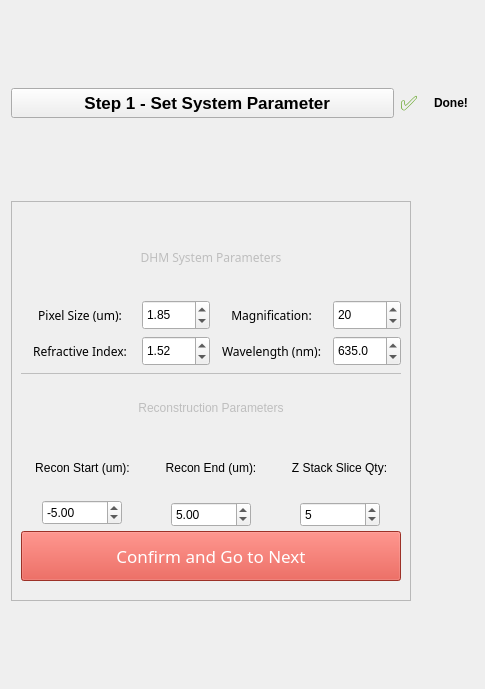
<?xml version="1.0" encoding="UTF-8"?>
<ui version="4.0">
 <class>Form</class>
 <widget class="QWidget" name="Form">
  <property name="geometry">
   <rect>
    <x>0</x>
    <y>0</y>
    <width>485</width>
    <height>689</height>
   </rect>
  </property>
  <property name="minimumSize">
   <size>
    <width>0</width>
    <height>20</height>
   </size>
  </property>
  <property name="windowTitle">
   <string>Form</string>
  </property>
  <layout class="QGridLayout" name="mainLayout">
   <item row="0" column="1">
    <widget class="QLabel" name="label_check">
     <property name="enabled">
      <bool>true</bool>
     </property>
     <property name="maximumSize">
      <size>
       <width>28</width>
       <height>16777215</height>
      </size>
     </property>
     <property name="palette">
      <palette>
       <active>
        <colorrole role="WindowText">
         <brush brushstyle="SolidPattern">
          <color alpha="255">
           <red>78</red>
           <green>154</green>
           <blue>6</blue>
          </color>
         </brush>
        </colorrole>
        <colorrole role="Button">
         <brush brushstyle="SolidPattern">
          <color alpha="255">
           <red>78</red>
           <green>154</green>
           <blue>6</blue>
          </color>
         </brush>
        </colorrole>
        <colorrole role="Light">
         <brush brushstyle="SolidPattern">
          <color alpha="255">
           <red>117</red>
           <green>231</green>
           <blue>9</blue>
          </color>
         </brush>
        </colorrole>
        <colorrole role="Midlight">
         <brush brushstyle="SolidPattern">
          <color alpha="255">
           <red>97</red>
           <green>192</green>
           <blue>7</blue>
          </color>
         </brush>
        </colorrole>
        <colorrole role="Dark">
         <brush brushstyle="SolidPattern">
          <color alpha="255">
           <red>39</red>
           <green>77</green>
           <blue>3</blue>
          </color>
         </brush>
        </colorrole>
        <colorrole role="Mid">
         <brush brushstyle="SolidPattern">
          <color alpha="255">
           <red>52</red>
           <green>103</green>
           <blue>4</blue>
          </color>
         </brush>
        </colorrole>
        <colorrole role="Text">
         <brush brushstyle="SolidPattern">
          <color alpha="255">
           <red>78</red>
           <green>154</green>
           <blue>6</blue>
          </color>
         </brush>
        </colorrole>
        <colorrole role="BrightText">
         <brush brushstyle="SolidPattern">
          <color alpha="255">
           <red>255</red>
           <green>255</green>
           <blue>255</blue>
          </color>
         </brush>
        </colorrole>
        <colorrole role="ButtonText">
         <brush brushstyle="SolidPattern">
          <color alpha="255">
           <red>0</red>
           <green>0</green>
           <blue>0</blue>
          </color>
         </brush>
        </colorrole>
        <colorrole role="Base">
         <brush brushstyle="SolidPattern">
          <color alpha="255">
           <red>255</red>
           <green>255</green>
           <blue>255</blue>
          </color>
         </brush>
        </colorrole>
        <colorrole role="Window">
         <brush brushstyle="SolidPattern">
          <color alpha="255">
           <red>78</red>
           <green>154</green>
           <blue>6</blue>
          </color>
         </brush>
        </colorrole>
        <colorrole role="Shadow">
         <brush brushstyle="SolidPattern">
          <color alpha="255">
           <red>0</red>
           <green>0</green>
           <blue>0</blue>
          </color>
         </brush>
        </colorrole>
        <colorrole role="AlternateBase">
         <brush brushstyle="SolidPattern">
          <color alpha="255">
           <red>166</red>
           <green>204</green>
           <blue>130</blue>
          </color>
         </brush>
        </colorrole>
        <colorrole role="ToolTipBase">
         <brush brushstyle="SolidPattern">
          <color alpha="255">
           <red>255</red>
           <green>255</green>
           <blue>220</blue>
          </color>
         </brush>
        </colorrole>
        <colorrole role="ToolTipText">
         <brush brushstyle="SolidPattern">
          <color alpha="255">
           <red>0</red>
           <green>0</green>
           <blue>0</blue>
          </color>
         </brush>
        </colorrole>
       </active>
       <inactive>
        <colorrole role="WindowText">
         <brush brushstyle="SolidPattern">
          <color alpha="255">
           <red>78</red>
           <green>154</green>
           <blue>6</blue>
          </color>
         </brush>
        </colorrole>
        <colorrole role="Button">
         <brush brushstyle="SolidPattern">
          <color alpha="255">
           <red>78</red>
           <green>154</green>
           <blue>6</blue>
          </color>
         </brush>
        </colorrole>
        <colorrole role="Light">
         <brush brushstyle="SolidPattern">
          <color alpha="255">
           <red>117</red>
           <green>231</green>
           <blue>9</blue>
          </color>
         </brush>
        </colorrole>
        <colorrole role="Midlight">
         <brush brushstyle="SolidPattern">
          <color alpha="255">
           <red>97</red>
           <green>192</green>
           <blue>7</blue>
          </color>
         </brush>
        </colorrole>
        <colorrole role="Dark">
         <brush brushstyle="SolidPattern">
          <color alpha="255">
           <red>39</red>
           <green>77</green>
           <blue>3</blue>
          </color>
         </brush>
        </colorrole>
        <colorrole role="Mid">
         <brush brushstyle="SolidPattern">
          <color alpha="255">
           <red>52</red>
           <green>103</green>
           <blue>4</blue>
          </color>
         </brush>
        </colorrole>
        <colorrole role="Text">
         <brush brushstyle="SolidPattern">
          <color alpha="255">
           <red>78</red>
           <green>154</green>
           <blue>6</blue>
          </color>
         </brush>
        </colorrole>
        <colorrole role="BrightText">
         <brush brushstyle="SolidPattern">
          <color alpha="255">
           <red>255</red>
           <green>255</green>
           <blue>255</blue>
          </color>
         </brush>
        </colorrole>
        <colorrole role="ButtonText">
         <brush brushstyle="SolidPattern">
          <color alpha="255">
           <red>0</red>
           <green>0</green>
           <blue>0</blue>
          </color>
         </brush>
        </colorrole>
        <colorrole role="Base">
         <brush brushstyle="SolidPattern">
          <color alpha="255">
           <red>255</red>
           <green>255</green>
           <blue>255</blue>
          </color>
         </brush>
        </colorrole>
        <colorrole role="Window">
         <brush brushstyle="SolidPattern">
          <color alpha="255">
           <red>78</red>
           <green>154</green>
           <blue>6</blue>
          </color>
         </brush>
        </colorrole>
        <colorrole role="Shadow">
         <brush brushstyle="SolidPattern">
          <color alpha="255">
           <red>0</red>
           <green>0</green>
           <blue>0</blue>
          </color>
         </brush>
        </colorrole>
        <colorrole role="AlternateBase">
         <brush brushstyle="SolidPattern">
          <color alpha="255">
           <red>166</red>
           <green>204</green>
           <blue>130</blue>
          </color>
         </brush>
        </colorrole>
        <colorrole role="ToolTipBase">
         <brush brushstyle="SolidPattern">
          <color alpha="255">
           <red>255</red>
           <green>255</green>
           <blue>220</blue>
          </color>
         </brush>
        </colorrole>
        <colorrole role="ToolTipText">
         <brush brushstyle="SolidPattern">
          <color alpha="255">
           <red>0</red>
           <green>0</green>
           <blue>0</blue>
          </color>
         </brush>
        </colorrole>
       </inactive>
       <disabled>
        <colorrole role="WindowText">
         <brush brushstyle="SolidPattern">
          <color alpha="255">
           <red>39</red>
           <green>77</green>
           <blue>3</blue>
          </color>
         </brush>
        </colorrole>
        <colorrole role="Button">
         <brush brushstyle="SolidPattern">
          <color alpha="255">
           <red>78</red>
           <green>154</green>
           <blue>6</blue>
          </color>
         </brush>
        </colorrole>
        <colorrole role="Light">
         <brush brushstyle="SolidPattern">
          <color alpha="255">
           <red>117</red>
           <green>231</green>
           <blue>9</blue>
          </color>
         </brush>
        </colorrole>
        <colorrole role="Midlight">
         <brush brushstyle="SolidPattern">
          <color alpha="255">
           <red>97</red>
           <green>192</green>
           <blue>7</blue>
          </color>
         </brush>
        </colorrole>
        <colorrole role="Dark">
         <brush brushstyle="SolidPattern">
          <color alpha="255">
           <red>39</red>
           <green>77</green>
           <blue>3</blue>
          </color>
         </brush>
        </colorrole>
        <colorrole role="Mid">
         <brush brushstyle="SolidPattern">
          <color alpha="255">
           <red>52</red>
           <green>103</green>
           <blue>4</blue>
          </color>
         </brush>
        </colorrole>
        <colorrole role="Text">
         <brush brushstyle="SolidPattern">
          <color alpha="255">
           <red>39</red>
           <green>77</green>
           <blue>3</blue>
          </color>
         </brush>
        </colorrole>
        <colorrole role="BrightText">
         <brush brushstyle="SolidPattern">
          <color alpha="255">
           <red>255</red>
           <green>255</green>
           <blue>255</blue>
          </color>
         </brush>
        </colorrole>
        <colorrole role="ButtonText">
         <brush brushstyle="SolidPattern">
          <color alpha="255">
           <red>39</red>
           <green>77</green>
           <blue>3</blue>
          </color>
         </brush>
        </colorrole>
        <colorrole role="Base">
         <brush brushstyle="SolidPattern">
          <color alpha="255">
           <red>78</red>
           <green>154</green>
           <blue>6</blue>
          </color>
         </brush>
        </colorrole>
        <colorrole role="Window">
         <brush brushstyle="SolidPattern">
          <color alpha="255">
           <red>78</red>
           <green>154</green>
           <blue>6</blue>
          </color>
         </brush>
        </colorrole>
        <colorrole role="Shadow">
         <brush brushstyle="SolidPattern">
          <color alpha="255">
           <red>0</red>
           <green>0</green>
           <blue>0</blue>
          </color>
         </brush>
        </colorrole>
        <colorrole role="AlternateBase">
         <brush brushstyle="SolidPattern">
          <color alpha="255">
           <red>78</red>
           <green>154</green>
           <blue>6</blue>
          </color>
         </brush>
        </colorrole>
        <colorrole role="ToolTipBase">
         <brush brushstyle="SolidPattern">
          <color alpha="255">
           <red>255</red>
           <green>255</green>
           <blue>220</blue>
          </color>
         </brush>
        </colorrole>
        <colorrole role="ToolTipText">
         <brush brushstyle="SolidPattern">
          <color alpha="255">
           <red>0</red>
           <green>0</green>
           <blue>0</blue>
          </color>
         </brush>
        </colorrole>
       </disabled>
      </palette>
     </property>
     <property name="font">
      <font>
       <pointsize>15</pointsize>
       <weight>50</weight>
       <bold>false</bold>
       <kerning>true</kerning>
      </font>
     </property>
     <property name="layoutDirection">
      <enum>Qt::RightToLeft</enum>
     </property>
     <property name="text">
      <string>✅</string>
     </property>
     <property name="wordWrap">
      <bool>false</bool>
     </property>
     <property name="margin">
      <number>-1</number>
     </property>
    </widget>
   </item>
   <item row="0" column="2">
    <widget class="QLabel" name="label_done_text">
     <property name="minimumSize">
      <size>
       <width>0</width>
       <height>0</height>
      </size>
     </property>
     <property name="maximumSize">
      <size>
       <width>40</width>
       <height>16777215</height>
      </size>
     </property>
     <property name="font">
      <font>
       <family>Helvetica</family>
       <weight>75</weight>
       <bold>true</bold>
      </font>
     </property>
     <property name="layoutDirection">
      <enum>Qt::RightToLeft</enum>
     </property>
     <property name="text">
      <string>Done!</string>
     </property>
    </widget>
   </item>
   <item row="0" column="0">
    <widget class="QToolButton" name="toggleButton">
     <property name="sizePolicy">
      <sizepolicy hsizetype="Preferred" vsizetype="Preferred">
       <horstretch>0</horstretch>
       <verstretch>0</verstretch>
      </sizepolicy>
     </property>
     <property name="maximumSize">
      <size>
       <width>400</width>
       <height>30</height>
      </size>
     </property>
     <property name="font">
      <font>
       <pointsize>13</pointsize>
       <weight>75</weight>
       <italic>false</italic>
       <bold>true</bold>
      </font>
     </property>
     <property name="text">
      <string>  Step 1 - Set System Parameter</string>
     </property>
    </widget>
   </item>
   <item row="9" column="0" colspan="3">
    <widget class="QScrollArea" name="contentArea">
     <property name="sizePolicy">
      <sizepolicy hsizetype="Expanding" vsizetype="Expanding">
       <horstretch>0</horstretch>
       <verstretch>1</verstretch>
      </sizepolicy>
     </property>
     <property name="minimumSize">
      <size>
       <width>160</width>
       <height>0</height>
      </size>
     </property>
     <property name="maximumSize">
      <size>
       <width>400</width>
       <height>400</height>
      </size>
     </property>
     <property name="styleSheet">
      <string notr="true"/>
     </property>
     <property name="verticalScrollBarPolicy">
      <enum>Qt::ScrollBarAsNeeded</enum>
     </property>
     <property name="horizontalScrollBarPolicy">
      <enum>Qt::ScrollBarAsNeeded</enum>
     </property>
     <property name="sizeAdjustPolicy">
      <enum>QAbstractScrollArea::AdjustIgnored</enum>
     </property>
     <property name="widgetResizable">
      <bool>true</bool>
     </property>
     <widget class="QWidget" name="Parameter_2">
      <property name="geometry">
       <rect>
        <x>0</x>
        <y>0</y>
        <width>398</width>
        <height>398</height>
       </rect>
      </property>
      <property name="sizePolicy">
       <sizepolicy hsizetype="Preferred" vsizetype="Expanding">
        <horstretch>0</horstretch>
        <verstretch>0</verstretch>
       </sizepolicy>
      </property>
      <property name="styleSheet">
       <string notr="true"/>
      </property>
      <layout class="QVBoxLayout" name="contentLayout">
       <item>
        <layout class="QVBoxLayout" name="verticalLayout">
         <property name="topMargin">
          <number>10</number>
         </property>
        </layout>
       </item>
       <item>
        <layout class="QGridLayout" name="gridLayout">
         <property name="horizontalSpacing">
          <number>3</number>
         </property>
         <item row="0" column="0" colspan="4">
          <widget class="QLabel" name="label_7">
           <property name="enabled">
            <bool>false</bool>
           </property>
           <property name="minimumSize">
            <size>
             <width>0</width>
             <height>0</height>
            </size>
           </property>
           <property name="font">
            <font>
             <family>.SF NS Text</family>
             <weight>50</weight>
             <italic>false</italic>
             <bold>false</bold>
            </font>
           </property>
           <property name="styleSheet">
            <string notr="true"/>
           </property>
           <property name="text">
            <string>DHM System Parameters</string>
           </property>
           <property name="alignment">
            <set>Qt::AlignCenter</set>
           </property>
          </widget>
         </item>
         <item row="1" column="3">
          <widget class="QSpinBox" name="magnification">
           <property name="sizePolicy">
            <sizepolicy hsizetype="Fixed" vsizetype="Fixed">
             <horstretch>0</horstretch>
             <verstretch>0</verstretch>
            </sizepolicy>
           </property>
           <property name="minimumSize">
            <size>
             <width>68</width>
             <height>25</height>
            </size>
           </property>
           <property name="maximumSize">
            <size>
             <width>16777215</width>
             <height>30</height>
            </size>
           </property>
           <property name="locale">
            <locale language="English" country="Canada"/>
           </property>
           <property name="minimum">
            <number>1</number>
           </property>
           <property name="maximum">
            <number>150</number>
           </property>
           <property name="value">
            <number>20</number>
           </property>
          </widget>
         </item>
         <item row="1" column="1">
          <widget class="QDoubleSpinBox" name="pixel_size">
           <property name="sizePolicy">
            <sizepolicy hsizetype="Fixed" vsizetype="Fixed">
             <horstretch>0</horstretch>
             <verstretch>0</verstretch>
            </sizepolicy>
           </property>
           <property name="minimumSize">
            <size>
             <width>68</width>
             <height>25</height>
            </size>
           </property>
           <property name="maximumSize">
            <size>
             <width>16777215</width>
             <height>30</height>
            </size>
           </property>
           <property name="locale">
            <locale language="English" country="Canada"/>
           </property>
           <property name="minimum">
            <double>0.100000000000000</double>
           </property>
           <property name="maximum">
            <double>20.000000000000000</double>
           </property>
           <property name="singleStep">
            <double>0.010000000000000</double>
           </property>
           <property name="value">
            <double>1.850000000000000</double>
           </property>
          </widget>
         </item>
         <item row="2" column="3">
          <widget class="QDoubleSpinBox" name="wave_length">
           <property name="sizePolicy">
            <sizepolicy hsizetype="Fixed" vsizetype="Fixed">
             <horstretch>0</horstretch>
             <verstretch>0</verstretch>
            </sizepolicy>
           </property>
           <property name="minimumSize">
            <size>
             <width>68</width>
             <height>25</height>
            </size>
           </property>
           <property name="maximumSize">
            <size>
             <width>16777215</width>
             <height>30</height>
            </size>
           </property>
           <property name="locale">
            <locale language="English" country="Canada"/>
           </property>
           <property name="frame">
            <bool>true</bool>
           </property>
           <property name="decimals">
            <number>1</number>
           </property>
           <property name="minimum">
            <double>350.000000000000000</double>
           </property>
           <property name="maximum">
            <double>1500.000000000000000</double>
           </property>
           <property name="singleStep">
            <double>1.000000000000000</double>
           </property>
           <property name="value">
            <double>635.000000000000000</double>
           </property>
          </widget>
         </item>
         <item row="1" column="0">
          <widget class="QLabel" name="label_pixel">
           <property name="font">
            <font>
             <family>.SF NS Text</family>
            </font>
           </property>
           <property name="locale">
            <locale language="English" country="Canada"/>
           </property>
           <property name="text">
            <string>Pixel Size (um):</string>
           </property>
           <property name="alignment">
            <set>Qt::AlignCenter</set>
           </property>
          </widget>
         </item>
         <item row="2" column="2">
          <widget class="QLabel" name="label_wavelength">
           <property name="font">
            <font>
             <family>.SF NS Text</family>
            </font>
           </property>
           <property name="locale">
            <locale language="English" country="Canada"/>
           </property>
           <property name="text">
            <string>Wavelength (nm):</string>
           </property>
           <property name="alignment">
            <set>Qt::AlignCenter</set>
           </property>
          </widget>
         </item>
         <item row="1" column="2">
          <widget class="QLabel" name="label_mag">
           <property name="font">
            <font>
             <family>.SF NS Text</family>
            </font>
           </property>
           <property name="locale">
            <locale language="English" country="Canada"/>
           </property>
           <property name="text">
            <string>Magnification:</string>
           </property>
           <property name="alignment">
            <set>Qt::AlignCenter</set>
           </property>
          </widget>
         </item>
         <item row="2" column="0">
          <widget class="QLabel" name="label_RI">
           <property name="minimumSize">
            <size>
             <width>90</width>
             <height>0</height>
            </size>
           </property>
           <property name="font">
            <font>
             <family>.SF NS Text</family>
            </font>
           </property>
           <property name="locale">
            <locale language="English" country="Canada"/>
           </property>
           <property name="text">
            <string>Refractive Index:</string>
           </property>
           <property name="alignment">
            <set>Qt::AlignCenter</set>
           </property>
          </widget>
         </item>
         <item row="2" column="1">
          <widget class="QDoubleSpinBox" name="refractive_index">
           <property name="sizePolicy">
            <sizepolicy hsizetype="Fixed" vsizetype="Fixed">
             <horstretch>0</horstretch>
             <verstretch>0</verstretch>
            </sizepolicy>
           </property>
           <property name="minimumSize">
            <size>
             <width>68</width>
             <height>25</height>
            </size>
           </property>
           <property name="maximumSize">
            <size>
             <width>16777215</width>
             <height>30</height>
            </size>
           </property>
           <property name="locale">
            <locale language="English" country="Canada"/>
           </property>
           <property name="maximum">
            <double>10.000000000000000</double>
           </property>
           <property name="singleStep">
            <double>0.010000000000000</double>
           </property>
           <property name="value">
            <double>1.520000000000000</double>
           </property>
          </widget>
         </item>
        </layout>
       </item>
       <item>
        <widget class="Line" name="line_3">
         <property name="enabled">
          <bool>false</bool>
         </property>
         <property name="frameShadow">
          <enum>QFrame::Plain</enum>
         </property>
         <property name="lineWidth">
          <number>0</number>
         </property>
         <property name="orientation">
          <enum>Qt::Horizontal</enum>
         </property>
        </widget>
       </item>
       <item>
        <layout class="QGridLayout" name="gridLayout_4">
         <item row="0" column="0" colspan="9">
          <widget class="QLabel" name="label">
           <property name="enabled">
            <bool>false</bool>
           </property>
           <property name="font">
            <font>
             <weight>50</weight>
             <bold>false</bold>
            </font>
           </property>
           <property name="text">
            <string>Reconstruction Parameters</string>
           </property>
           <property name="alignment">
            <set>Qt::AlignCenter</set>
           </property>
          </widget>
         </item>
         <item row="2" column="3">
          <spacer name="horizontalSpacer_5">
           <property name="orientation">
            <enum>Qt::Horizontal</enum>
           </property>
           <property name="sizeHint" stdset="0">
            <size>
             <width>40</width>
             <height>20</height>
            </size>
           </property>
          </spacer>
         </item>
         <item row="2" column="1">
          <widget class="QDoubleSpinBox" name="SpinBox_start_recon">
           <property name="sizePolicy">
            <sizepolicy hsizetype="Maximum" vsizetype="Fixed">
             <horstretch>0</horstretch>
             <verstretch>0</verstretch>
            </sizepolicy>
           </property>
           <property name="minimumSize">
            <size>
             <width>80</width>
             <height>25</height>
            </size>
           </property>
           <property name="maximumSize">
            <size>
             <width>100</width>
             <height>30</height>
            </size>
           </property>
           <property name="layoutDirection">
            <enum>Qt::LeftToRight</enum>
           </property>
           <property name="locale">
            <locale language="English" country="Canada"/>
           </property>
           <property name="alignment">
            <set>Qt::AlignLeading|Qt::AlignLeft|Qt::AlignVCenter</set>
           </property>
           <property name="minimum">
            <double>-2000.000000000000000</double>
           </property>
           <property name="maximum">
            <double>2000.000000000000000</double>
           </property>
           <property name="value">
            <double>-5.000000000000000</double>
           </property>
          </widget>
         </item>
         <item row="2" column="0">
          <spacer name="horizontalSpacer">
           <property name="orientation">
            <enum>Qt::Horizontal</enum>
           </property>
           <property name="sizeHint" stdset="0">
            <size>
             <width>40</width>
             <height>20</height>
            </size>
           </property>
          </spacer>
         </item>
         <item row="2" column="2">
          <spacer name="horizontalSpacer_2">
           <property name="orientation">
            <enum>Qt::Horizontal</enum>
           </property>
           <property name="sizeHint" stdset="0">
            <size>
             <width>40</width>
             <height>20</height>
            </size>
           </property>
          </spacer>
         </item>
         <item row="1" column="0" colspan="3">
          <widget class="QLabel" name="label_start_recon">
           <property name="maximumSize">
            <size>
             <width>200</width>
             <height>16777215</height>
            </size>
           </property>
           <property name="baseSize">
            <size>
             <width>0</width>
             <height>0</height>
            </size>
           </property>
           <property name="layoutDirection">
            <enum>Qt::LeftToRight</enum>
           </property>
           <property name="text">
            <string>Recon Start (um):</string>
           </property>
           <property name="alignment">
            <set>Qt::AlignCenter</set>
           </property>
          </widget>
         </item>
         <item row="2" column="5">
          <spacer name="horizontalSpacer_3">
           <property name="orientation">
            <enum>Qt::Horizontal</enum>
           </property>
           <property name="sizeHint" stdset="0">
            <size>
             <width>40</width>
             <height>20</height>
            </size>
           </property>
          </spacer>
         </item>
         <item row="2" column="8">
          <spacer name="horizontalSpacer_4">
           <property name="orientation">
            <enum>Qt::Horizontal</enum>
           </property>
           <property name="sizeHint" stdset="0">
            <size>
             <width>40</width>
             <height>20</height>
            </size>
           </property>
          </spacer>
         </item>
         <item row="2" column="4">
          <widget class="QDoubleSpinBox" name="SpinBox_end_recon">
           <property name="sizePolicy">
            <sizepolicy hsizetype="Preferred" vsizetype="Fixed">
             <horstretch>0</horstretch>
             <verstretch>0</verstretch>
            </sizepolicy>
           </property>
           <property name="minimumSize">
            <size>
             <width>80</width>
             <height>25</height>
            </size>
           </property>
           <property name="maximumSize">
            <size>
             <width>50</width>
             <height>20</height>
            </size>
           </property>
           <property name="locale">
            <locale language="English" country="Canada"/>
           </property>
           <property name="minimum">
            <double>-2000.000000000000000</double>
           </property>
           <property name="maximum">
            <double>2000.000000000000000</double>
           </property>
           <property name="value">
            <double>5.000000000000000</double>
           </property>
          </widget>
         </item>
         <item row="1" column="3" colspan="3">
          <widget class="QLabel" name="label_end_recon">
           <property name="maximumSize">
            <size>
             <width>200</width>
             <height>16777215</height>
            </size>
           </property>
           <property name="layoutDirection">
            <enum>Qt::LeftToRight</enum>
           </property>
           <property name="text">
            <string>Recon End (um):</string>
           </property>
           <property name="alignment">
            <set>Qt::AlignCenter</set>
           </property>
          </widget>
         </item>
         <item row="2" column="6">
          <spacer name="horizontalSpacer_6">
           <property name="orientation">
            <enum>Qt::Horizontal</enum>
           </property>
           <property name="sizeHint" stdset="0">
            <size>
             <width>40</width>
             <height>20</height>
            </size>
           </property>
          </spacer>
         </item>
         <item row="1" column="6" colspan="3">
          <widget class="QLabel" name="label_step_recon">
           <property name="maximumSize">
            <size>
             <width>200</width>
             <height>16777215</height>
            </size>
           </property>
           <property name="layoutDirection">
            <enum>Qt::LeftToRight</enum>
           </property>
           <property name="text">
            <string>Z Stack Slice Qty:</string>
           </property>
           <property name="alignment">
            <set>Qt::AlignCenter</set>
           </property>
          </widget>
         </item>
         <item row="2" column="7">
          <widget class="QSpinBox" name="spinBox_slice_qty">
           <property name="sizePolicy">
            <sizepolicy hsizetype="Preferred" vsizetype="Fixed">
             <horstretch>0</horstretch>
             <verstretch>0</verstretch>
            </sizepolicy>
           </property>
           <property name="minimumSize">
            <size>
             <width>80</width>
             <height>25</height>
            </size>
           </property>
           <property name="maximumSize">
            <size>
             <width>50</width>
             <height>20</height>
            </size>
           </property>
           <property name="minimum">
            <number>1</number>
           </property>
           <property name="value">
            <number>5</number>
           </property>
          </widget>
         </item>
        </layout>
       </item>
       <item>
        <widget class="QPushButton" name="pushButton_Confirm">
         <property name="sizePolicy">
          <sizepolicy hsizetype="Preferred" vsizetype="Fixed">
           <horstretch>0</horstretch>
           <verstretch>0</verstretch>
          </sizepolicy>
         </property>
         <property name="minimumSize">
          <size>
           <width>60</width>
           <height>25</height>
          </size>
         </property>
         <property name="maximumSize">
          <size>
           <width>400</width>
           <height>50</height>
          </size>
         </property>
         <property name="font">
          <font>
           <family>.SF NS Text</family>
           <pointsize>13</pointsize>
           <weight>50</weight>
           <italic>false</italic>
           <bold>false</bold>
          </font>
         </property>
         <property name="focusPolicy">
          <enum>Qt::StrongFocus</enum>
         </property>
         <property name="layoutDirection">
          <enum>Qt::LeftToRight</enum>
         </property>
         <property name="styleSheet">
          <string notr="true">color: rgb(255, 255, 255);
background-color: rgb(219, 68, 55);</string>
         </property>
         <property name="text">
          <string>Confirm and Go to Next</string>
         </property>
        </widget>
       </item>
       <item>
        <layout class="QVBoxLayout" name="verticalLayout_2">
         <property name="topMargin">
          <number>10</number>
         </property>
        </layout>
       </item>
      </layout>
     </widget>
    </widget>
   </item>
  </layout>
 </widget>
 <resources/>
 <connections/>
</ui>
